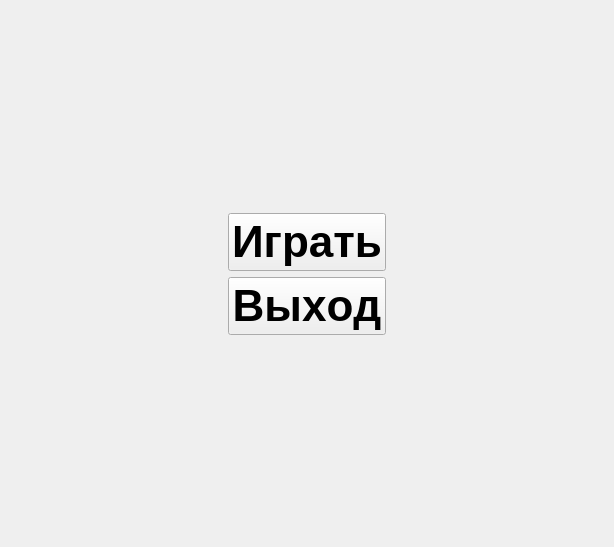
<?xml version="1.0" encoding="UTF-8"?>
<ui version="4.0">
 <class>main_menu</class>
 <widget class="QWidget" name="main_menu">
  <property name="geometry">
   <rect>
    <x>0</x>
    <y>0</y>
    <width>614</width>
    <height>547</height>
   </rect>
  </property>
  <property name="windowTitle">
   <string>Form</string>
  </property>
  <layout class="QGridLayout" name="gridLayout">
   <item row="1" column="2">
    <spacer name="horizontalSpacer_2">
     <property name="orientation">
      <enum>Qt::Horizontal</enum>
     </property>
     <property name="sizeHint" stdset="0">
      <size>
       <width>40</width>
       <height>20</height>
      </size>
     </property>
    </spacer>
   </item>
   <item row="2" column="1">
    <widget class="QPushButton" name="but_exit">
     <property name="minimumSize">
      <size>
       <width>100</width>
       <height>40</height>
      </size>
     </property>
     <property name="font">
      <font>
       <pointsize>33</pointsize>
       <weight>75</weight>
       <italic>false</italic>
       <bold>true</bold>
       <underline>false</underline>
       <strikeout>false</strikeout>
       <kerning>false</kerning>
      </font>
     </property>
     <property name="locale">
      <locale language="Russian" country="Russia"/>
     </property>
     <property name="text">
      <string>Выход</string>
     </property>
    </widget>
   </item>
   <item row="2" column="2">
    <spacer name="horizontalSpacer_4">
     <property name="orientation">
      <enum>Qt::Horizontal</enum>
     </property>
     <property name="sizeHint" stdset="0">
      <size>
       <width>40</width>
       <height>20</height>
      </size>
     </property>
    </spacer>
   </item>
   <item row="3" column="1">
    <spacer name="verticalSpacer">
     <property name="orientation">
      <enum>Qt::Vertical</enum>
     </property>
     <property name="sizeHint" stdset="0">
      <size>
       <width>20</width>
       <height>40</height>
      </size>
     </property>
    </spacer>
   </item>
   <item row="1" column="0">
    <spacer name="horizontalSpacer">
     <property name="orientation">
      <enum>Qt::Horizontal</enum>
     </property>
     <property name="sizeHint" stdset="0">
      <size>
       <width>40</width>
       <height>20</height>
      </size>
     </property>
    </spacer>
   </item>
   <item row="1" column="1">
    <widget class="QPushButton" name="but_play">
     <property name="minimumSize">
      <size>
       <width>100</width>
       <height>40</height>
      </size>
     </property>
     <property name="font">
      <font>
       <pointsize>33</pointsize>
       <weight>75</weight>
       <italic>false</italic>
       <bold>true</bold>
       <underline>false</underline>
       <strikeout>false</strikeout>
       <kerning>false</kerning>
      </font>
     </property>
     <property name="locale">
      <locale language="Russian" country="Russia"/>
     </property>
     <property name="text">
      <string>Играть</string>
     </property>
    </widget>
   </item>
   <item row="2" column="0">
    <spacer name="horizontalSpacer_3">
     <property name="orientation">
      <enum>Qt::Horizontal</enum>
     </property>
     <property name="sizeHint" stdset="0">
      <size>
       <width>40</width>
       <height>20</height>
      </size>
     </property>
    </spacer>
   </item>
   <item row="0" column="1">
    <spacer name="verticalSpacer_2">
     <property name="orientation">
      <enum>Qt::Vertical</enum>
     </property>
     <property name="sizeHint" stdset="0">
      <size>
       <width>20</width>
       <height>40</height>
      </size>
     </property>
    </spacer>
   </item>
  </layout>
 </widget>
 <resources/>
 <connections/>
</ui>
